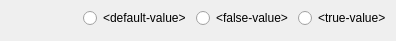
<?xml version="1.0" encoding="UTF-8"?>
<ui version="4.0">
 <class>EventItem</class>
 <widget class="QWidget" name="EventItem">
  <property name="geometry">
   <rect>
    <x>0</x>
    <y>0</y>
    <width>396</width>
    <height>41</height>
   </rect>
  </property>
  <property name="windowTitle">
   <string>Form</string>
  </property>
  <layout class="QHBoxLayout" name="horizontalLayout">
   <property name="spacing">
    <number>5</number>
   </property>
   <property name="leftMargin">
    <number>5</number>
   </property>
   <property name="topMargin">
    <number>0</number>
   </property>
   <property name="rightMargin">
    <number>5</number>
   </property>
   <property name="bottomMargin">
    <number>5</number>
   </property>
   <item>
    <widget class="QLabel" name="mCommand">
     <property name="toolTip">
      <string>&lt;html&gt;&lt;head/&gt;&lt;body&gt;&lt;p&gt;The event name.&lt;/p&gt;&lt;/body&gt;&lt;/html&gt;</string>
     </property>
     <property name="text">
      <string>&lt;event&gt;</string>
     </property>
    </widget>
   </item>
   <item>
    <spacer name="mCommandValueSpacer">
     <property name="orientation">
      <enum>Qt::Horizontal</enum>
     </property>
     <property name="sizeHint" stdset="0">
      <size>
       <width>55</width>
       <height>20</height>
      </size>
     </property>
    </spacer>
   </item>
   <item>
    <widget class="QRadioButton" name="mDefault">
     <property name="toolTip">
      <string>&lt;html&gt;&lt;head/&gt;&lt;body&gt;&lt;p&gt;Does not write out to the file.&lt;/p&gt;&lt;/body&gt;&lt;/html&gt;</string>
     </property>
     <property name="text">
      <string>&lt;default-value&gt;</string>
     </property>
    </widget>
   </item>
   <item>
    <widget class="QRadioButton" name="mFalse">
     <property name="text">
      <string>&lt;false-value&gt;</string>
     </property>
    </widget>
   </item>
   <item>
    <widget class="QRadioButton" name="mTrue">
     <property name="text">
      <string>&lt;true-value&gt;</string>
     </property>
    </widget>
   </item>
  </layout>
 </widget>
 <resources/>
 <connections/>
</ui>
